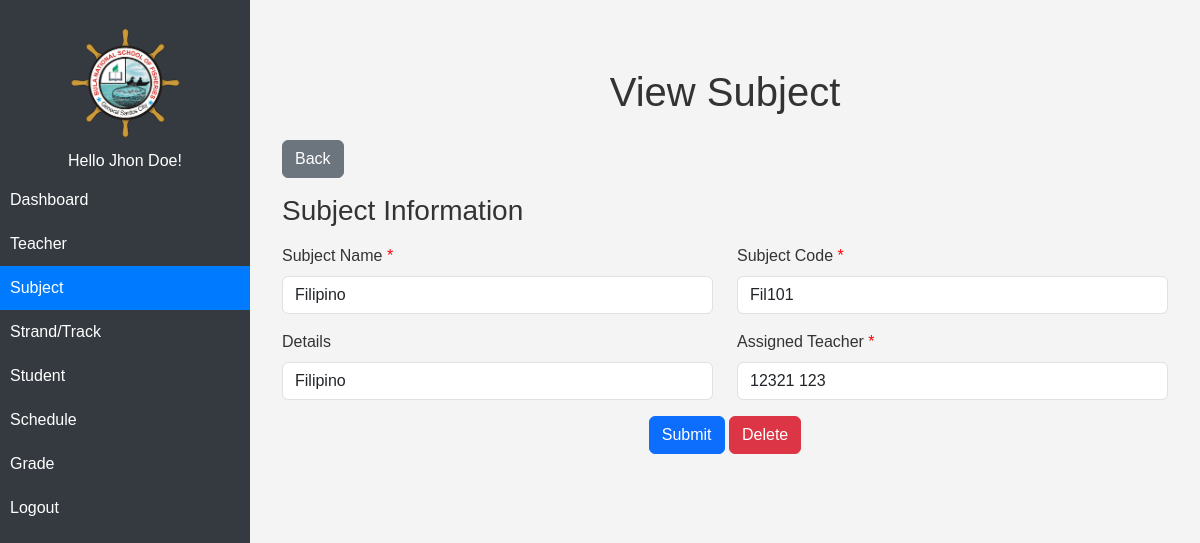
/modules/subject/view.php?id=3 (signed in), run on the app's committed database.
### tables this page shows
CREATE TABLE `user` (
  `id` int(11) NOT NULL,
  `name` varchar(100) NOT NULL,
  `username` varchar(255) NOT NULL,
  `password` varchar(255) NOT NULL,
  `role` varchar(100) NOT NULL
);

CREATE TABLE `subject` (
  `id` int(11) NOT NULL,
  `code` varchar(100) NOT NULL,
  `name` varchar(100) NOT NULL,
  `details` varchar(255) NOT NULL,
  `teacher_id` varchar(100) NOT NULL,
  `del_status` varchar(50) NOT NULL
);

### modules/subject/view.php (the view, shortened to what this page needs)
<!DOCTYPE html>
<html lang="en">
<head>
  <link rel="stylesheet" href="../../assets/css/bootstrap5.3.0/bootstrap.min.css">
  <link rel="stylesheet" href="../../assets/css/navbar.css">
  <link rel="stylesheet" href="../../assets/css/styles.css">
</head>
<body>
<?php
$page = 'Subject';
include "../../db_conn.php";
if (isset($_GET['id'])) {
    $id = $_GET['id'];
    $query = mysqli_query($conn, "
    SELECT s.*, CONCAT(t.first_name, ' ', t.last_name) AS teacher_name
    FROM subject s
    LEFT JOIN teacher t ON s.teacher_id = t.id
    WHERE s.del_status != 'deleted'  AND s.id = '$id'
    ORDER BY s.id DESC;
");
    $row = mysqli_fetch_array($query);
    $teachers_query = mysqli_query($conn, "
SELECT id, CONCAT(first_name, ' ', last_name) AS full_name
FROM teacher WHERE del_status != 'deleted'
");
  }
?>
<?php include "../../navbar.php"; ?>
<div class="content" id="content">
    <div class="container my-5">
      <h1 class="text-center mb-4">View Subject</h1>
      <a href="index.php" class="btn btn-secondary mb-3">
    <i class="bi bi-arrow-left"></i> Back
  </a>
      <form action="update.php?id=<?php echo $row['id']; ?>" method="POST">
      <div class="row mb-3">
          <h3 class="mb-3">Subject Information</h3>
          <div class="col-md-6">
            <label for="subject_name" class="form-label required">Subject Name</label>
            <input type="text" class="form-control" id="subject_name" name="subject_name" required
            value = "<?php echo $row['name']; ?>">
          </div>
          <div class="col-md-6">
            <label for="subject_code" class="form-label required">Subject Code</label>
            <input type="text" class="form-control" id="subject_code" name="subject_code" required
            value = "<?php echo $row['code']; ?>">
          </div>
        </div>
        <div class="row mb-3">
          <div class="col-md-6">
            <label for="details" class="form-label">Details</label>
            <input type="text" class="form-control" id="details" name="details"
            value = "<?php echo $row['details']; ?>">
          </div>
          <div class="col-md-6">
            <label for="teacher_id" class="form-label required">Assigned Teacher</label>
            <select name="teacher_id" class="form-control" required>
                        <?php while($teacher = mysqli_fetch_assoc($teachers_query)): ?>
                            <option value="<?php echo $teacher['id']; ?>"
                                <?php echo (isset($row['teacher_id']) && $row['teacher_id'] == $teacher['id']) ? 'selected' : ''; ?>>
                                <?php echo $teacher['full_name']; ?>
                            </option>
                        <?php endwhile; ?>
                    </select>
          </div>
        </div>
        <div class="text-center">
          <button type="submit" class="btn btn-primary">Submit</button>
          <button type="button" class="btn btn-danger" id="deleteButton">
        <i class="bi bi-trash"></i> Delete
      </button>
        </div>
      </form>
    </div>
  </div>
</body>
</html>

### navbar.php (shortened to what this page needs)
<?php
include "../../db_conn.php";
$nav_id = $_SESSION['id'];
$nav_query = mysqli_query($conn, "SELECT * FROM user where id = '$nav_id'");
$nav_row = mysqli_fetch_array($nav_query);
?>
<div class="sidebar" id="sidebar">
    <div>
      <img src="../../assets/img/logo.png" alt="Logo" class="logo">
    </div>
    <h6 class="text-center">Hello <?php echo $nav_row['name']; ?>! </h6>
    <a href="../dashboard" class="<?php if ($page == 'Dashboard') {echo 'active';} ?>" >Dashboard</a>
    <a href="../teacher" class="<?php if ($page == 'Teacher') {echo 'active';} ?>">Teacher</a>
    <a href="../subject" class="<?php if ($page == 'Subject') {echo 'active';} ?>">Subject</a>
    <a href="../strand" class="<?php if ($page == 'Strand') {echo 'active';} ?>">Strand/Track</a>
    <a href="../Student" class="<?php if ($page == 'Student') {echo 'active';} ?>">Student</a>
    <a href="../schedule" class="<?php if ($page == 'Schedule') {echo 'active';} ?>">Schedule</a>
    <a href="../grades" class="<?php if ($page == 'Grades') {echo 'active';} ?>">Grade</a>
    <a href="../../logout.php">Logout</a>
  </div>

### assets/css/navbar.css (style rules this page uses)
.sidebar { height: 100vh; position: fixed; top: 0; left: 0; width: 250px; background-color: #343a40; color: white; padding-top: 20px; transition: width 0.3s; }
.sidebar a { color: white; padding: 10px; text-decoration: none; display: block; }
.sidebar a.active { background-color: #007bff; color: white; }
.content { margin-left: 250px; padding: 20px; }
.logo { max-width: 150px; max-height: 150px; border-radius: 50%; margin-top: 5px; margin-bottom: 10px; margin-left: 65px; width: 120px; }

### assets/css/styles.css (style rules this page uses)
body { font-family: Arial, sans-serif; background-color: #f4f4f4; color: #333; }
.required::after { content: " *"; color: red; }

### data on the page
user: name "Jhon Doe"
subject: subject_name "Filipino", subject_code "Fil101", details "Filipino", teacher_id "12321 123"
